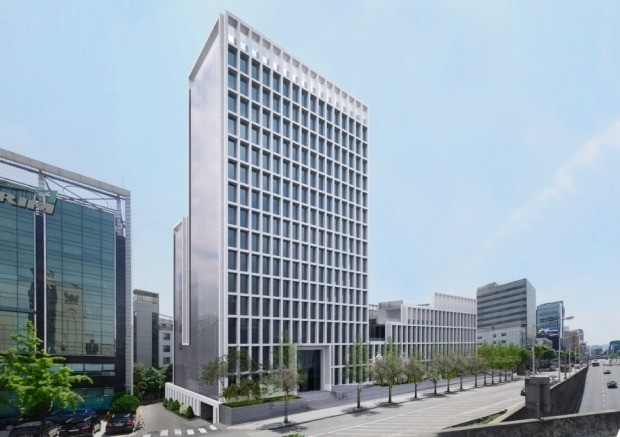
#> input picture 6주차/src/building.jpg, 620 x 437 px
$ python feature_matching_report.py
#> lines starting #> are read from the running program, lines starting #| are printed output that depends on the picture
import cv2
import numpy as np
import random

def L2_distance(vector1, vector2):
    '''
    # TODO
    #vector1과 vector2의 거리 구하기 (L2 distance)
    #distance 는 스칼라
    #np.sqrt(), np.sum() 를 잘 활용하여 구하기
    #L2 distance를 구하는 내장함수로 거리를 구한 경우 감점
    '''
    distance = np.sqrt( np.sum((vector1 - vector2) ** 2) )
    return distance


def feature_matching(img1, img2, RANSAC=False, threshold = 300, keypoint_num = None, iter_num = 500, threshold_distance=10):
    sift = cv2.xfeatures2d.SIFT_create(keypoint_num)

    kp1, des1 = sift.detectAndCompute(img1, None)
    kp2, des2 = sift.detectAndCompute(img2, None)

    distance = []
    for idx_1, des_1 in enumerate(des1):
        dist = []
        for idx_2, des_2 in enumerate(des2):
            dist.append(L2_distance(des_1, des_2))

        distance.append(dist)

    distance = np.array(distance)

    min_dist_idx = np.argmin(distance, axis=1)
    min_dist_value = np.min(distance, axis=1)

    points = []
    for idx, point in enumerate(kp1):
        if min_dist_value[idx] >= threshold:
            continue

        x1, y1 = point.pt
        x2, y2 = kp2[min_dist_idx[idx]].pt

        x1 = int(np.round(x1))
        y1 = int(np.round(y1))

        x2 = int(np.round(x2))
        y2 = int(np.round(y2))
        points.append([(x1, y1), (x2, y2)])

    # no RANSAC
    if not RANSAC:

        A = []
        B = []
        for idx, point in enumerate(points):
            '''
            #ToDo
            #A, B 완성
            # A.append(???) 이런식으로 할 수 있음
            # 결과만 잘 나오면 다른방법으로 해도 상관없음
            '''
            A.append([point[0][0], point[0][1], 1, 0, 0, 0])
            A.append([0, 0, 0, point[0][0], point[0][1], 1])
            B.append([point[1][0]])
            B.append([point[1][1]])

        A = np.array(A)
        B = np.array(B)

        '''
        #ToDo
        #X 완성
        #np.linalg.inv(V) : V의 역행렬 구하는것
        #np.dot(V1, V2) : V1과 V2의 행렬곱
        # V1.T : V1의 transpose
        '''
        atainv = np.linalg.inv(np.dot(np.transpose(A), A))
        atb = np.dot(np.transpose(A), B)

        X = np.dot(atainv, atb)

        '''
        # ToDo
        # 위에서 구한 X를 이용하여 M 완성
        '''
        M = [[X[0][0], X[1][0], X[2][0]],
             [X[3][0], X[4][0], X[5][0]],
             [0, 0, 1]]

        M = np.array(M)
        M_ = np.linalg.inv(M)

        '''
        # ToDo
        # backward 방식으로 dst완성
        '''
        # Backward 방식 : bilinear
        src = img1  # 원본
        h, w = img1.shape[:2]

        h_, w_ = img2.shape[:2]
        dst = np.zeros((h_, w_, 3))

        for row in range(h_):
            for col in range(w_):
                # bilinear
                vec = np.dot(M_, np.array([[col, row, 1]]).T)
                c = vec[0, 0]
                r = vec[1, 0]
                c_left = int(c)
                c_right = min(int(c + 1), w - 1)
                r_top = int(r)
                r_bottom = min(int(r + 1), h - 1)
                s = c - c_left
                t = r - r_top

                if 0 <= r_bottom and r_bottom < h and \
                        0 <= r_top and r_top < h and \
                        0 <= c_right and c_right < w and \
                        0 <= c_left and c_left < w:
                    intensity = (1 - s) * (1 - t) * src[r_top, c_left] \
                                + s * (1 - t) * src[r_top, c_right] \
                                + (1 - s) * t * src[r_bottom, c_left] \
                                + s * t * src[r_bottom, c_right]
                else:
                    intensity = 0

                dst[row, col] = intensity

        dst = dst.astype(np.uint8)


    # use RANSAAC
    else:
        points_shuffle = points.copy()

        inliers = []
        M_list = []
        for i in range(iter_num):
            random.shuffle(points_shuffle)
            three_points = points_shuffle[:3]

            A = []
            B = []
            # 3개의 point만 가지고 M 구하기
            for idx, point in enumerate(three_points):
                '''
                #ToDo
                #A, B 완성
                # A.append(???) 이런식으로 할 수 있음
                # 결과만 잘 나오면 다른방법으로 해도 상관없음
                '''
                A.append([point[0][0], point[0][1], 1, 0, 0, 0])
                A.append([0, 0, 0, point[0][0], point[0][1], 1])
                B.append([point[1][0]])
                B.append([point[1][1]])

            A = np.array(A)
            B = np.array(B)
            try:
                '''
                #ToDo
                #X 완성
                #np.linalg.inv(V) : V의 역행렬 구하는것
                #np.dot(V1, V2) : V1과 V2의 행렬곱
                # V1.T : V1의 transpose 단, type이 np.array일때만 가능. type이 list일때는 안됨
                '''
                atainv = np.linalg.inv(np.dot(A.T, A))
                atb = np.dot(A.T, B)

                X = np.dot(atainv, atb)

            except:
                # print('can\'t calculate np.linalg.inv((np.dot(A.T, A)) !!!!!')
                continue

            '''
            # ToDo
            # 위에서 구한 X를 이용하여 M 완성
            '''
            M = [[X[0][0], X[1][0], X[2][0]],
                 [X[3][0], X[4][0], X[5][0]],
                 [0, 0, 1]]

            M_list.append(M)

            count_inliers = 0
            for idx, point in enumerate(points):
                '''
                # ToDo
                # 위에서 구한 M으로(3개의 point로 만든 M) 모든 point들에 대하여 예상 point 구하기
                # 구해진 예상 point와 실제 point간의 L2 distance 를 구해서 threshold_distance보다 작은 값이 있는 경우 inlier로 판단
                '''
                # M으로 구한 point
                point_predict = np.dot(M, np.array([point[0][0], point[0][1], 1]))

                # 실제 point
                point_real = np.array([point[1][0], point[1][1], 1])

                if L2_distance(point_predict, point_real) < threshold_distance:
                    count_inliers += 1

            inliers.append(count_inliers)

        inliers = np.array(inliers)
        max_inliers_idx = np.argmax(inliers)

        best_M = np.array(M_list[max_inliers_idx])

        M = best_M
        M_ = np.linalg.inv(M)

        '''
        # ToDo
        # backward 방식으로 dst완성
        '''
        # Backward 방식 : bilinear
        src = img1  # 원본
        h, w = img1.shape[:2]

        h_, w_ = img2.shape[:2]
        dst = np.zeros((h_, w_, 3))

        for row in range(h_):
            for col in range(w_):
                # bilinear
                vec = np.dot(M_, np.array([[col, row, 1]]).T)
                c = vec[0, 0]
                r = vec[1, 0]
                c_left = int(c)
                c_right = min(int(c + 1), w - 1)
                r_top = int(r)
                r_bottom = min(int(r + 1), h - 1)
                s = c - c_left
                t = r - r_top

                if 0 <= r_bottom and r_bottom < h and \
                        0 <= r_top and r_top < h and \
                        0 <= c_right and c_right < w and \
                        0 <= c_left and c_left < w:
                    intensity = (1 - s) * (1 - t) * src[r_top, c_left] \
                                + s * (1 - t) * src[r_top, c_right] \
                                + (1 - s) * t * src[r_bottom, c_left] \
                                + s * t * src[r_bottom, c_right]

                else:
                    intensity = 0

                dst[row, col] = intensity

            dst = dst.astype(np.uint8)

    return dst


def main():
    img = cv2.imread('building.jpg')
#> img is the input picture: shape (437, 620, 3); mean B, G, R 180.3, 168, 151.9
    img_ref = cv2.imread('building_temp.jpg')
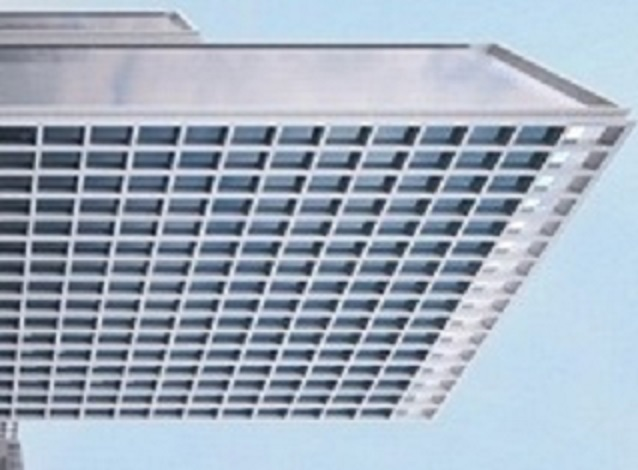
#> input picture 6주차/src/building_temp.jpg, 638 x 470 px
#> img_ref is the input picture: shape (470, 638, 3); mean B, G, R 189.6, 174.3, 161.9

    threshold = 300
    iter_num = 500
    #속도가 너무 느리면 100과 같이 숫자로 입력
    #keypoint_num = None
    keypoint_num = 50
    threshold_distance = 10

    dst_no_ransac = feature_matching(img, img_ref, threshold=threshold, keypoint_num=keypoint_num, iter_num=iter_num, threshold_distance=threshold_distance)
#> in feature_matching, `kp1, des1 = sift.detectAndCompute(img1, None)`: kp1 = 50 keypoints; strongest (x, y, size): (365, 178, 3), (230, 161, 3.4), (232, 50, 6.2), (365, 211, 2.9)
#> in feature_matching, `kp2, des2 = sift.detectAndCompute(img2, None)`: kp2 = 51 keypoints; strongest (x, y, size): (272, 354, 6.4), (318, 131, 7), (213, 413, 5.9), (248, 412, 5.8)
#> the loop in feature_matching, `for idx_1, des_1 in enumerate(des1):` made 50 passes
#> in feature_matching, `distance = np.array(distance)`:
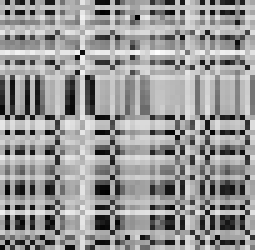
#> distance: shape (50, 51) float32 (shown 5 times larger); min 45.96, max 598.6, mean 374.9; drawn with min black and max white
#> the loop in feature_matching, `for idx, point in enumerate(kp1):` made 50 passes
#> point on passes 1 to 12: keypoint at (336.8, 183), size 3.1, keypoint at (612, 385.8), size 5.1, keypoint at (329.2, 197.8), size 3.2, keypoint at (231.9, 49.8), size 6.2, keypoint at (231.8, 95.2), size 5.3, keypoint at (377.7, 331.3), size 9.9, keypoint at (304.5, 169.6), size 3.6, keypoint at (304.5, 169.6), size 3.6, keypoint at (231.8, 117.5), size 5.1, keypoint at (231.1, 139.3), size 4.4, keypoint at (230.1, 161.2), size 3.4, keypoint at (230.1, 161.2), size 3.4
#> the loop in feature_matching, `for idx, point in enumerate(points):` made 48 passes
#> point on passes 1 to 12: [(337, 183), (309, 354)], [(329, 198), (272, 354)], [(232, 50), (552, 135)], [(232, 95), (409, 134)], [(304, 170), (224, 384)], [(304, 170), (299, 287)], [(232, 118), (409, 134)], [(231, 139), (409, 134)], [(230, 161), (318, 131)], [(230, 161), (318, 131)], [(358, 175), (358, 399)], [(358, 175), (358, 399)]
#> after the loop in feature_matching, `for row in range(h_):`:
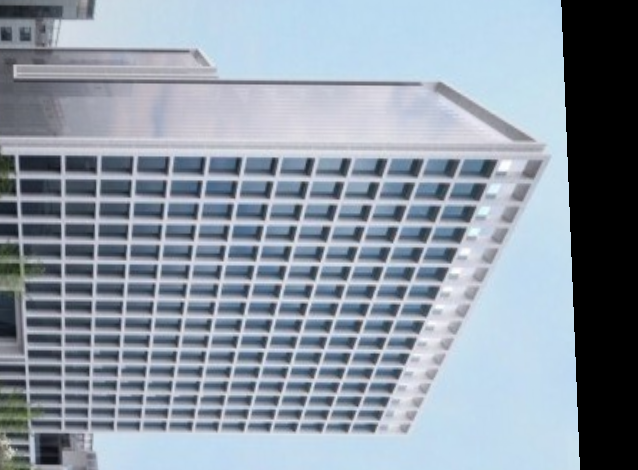
#> dst: shape (470, 638, 3) float64; mean B, G, R 165.9, 153.1, 141.7; drawn with min black and max white
    dst_use_ransac = feature_matching(img, img_ref, RANSAC=True, threshold=threshold, keypoint_num=keypoint_num, iter_num=iter_num, threshold_distance=threshold_distance)
#> call 2 of feature_matching, with RANSAC = True, threshold = 300, keypoint_num = 50, iter_num = 500, threshold_distance = 10
#> the loop in feature_matching (call 2), `for idx_1, des_1 in enumerate(des1):` made 50 passes
#> the loop in feature_matching (call 2), `for idx, point in enumerate(kp1):` made 50 passes
#> after the loop in feature_matching (call 2), `for row in range(h_):`:
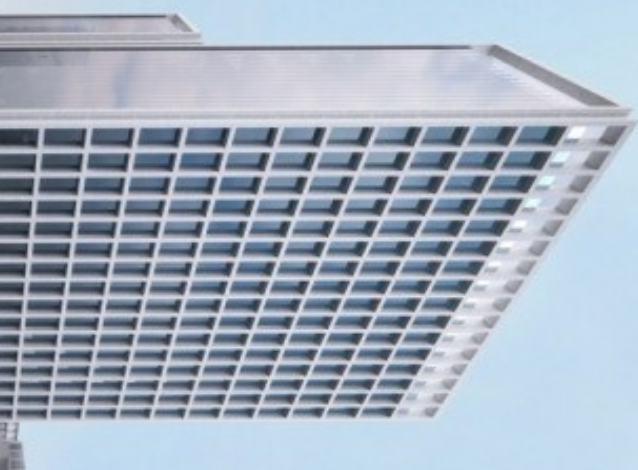
#> dst: shape (470, 638, 3); mean B, G, R 190.6, 175.4, 162.8

    cv2.imshow('No RANSAC' + '201702081', dst_no_ransac)
    cv2.imshow('Use RANSAC' + '201702081', dst_use_ransac)

    cv2.imshow('original image' + '201702081', img)
    cv2.imshow('reference image' + '201702081', img_ref)
    cv2.waitKey()
    cv2.destroyAllWindows()

if __name__ =='__main__':
    main()
